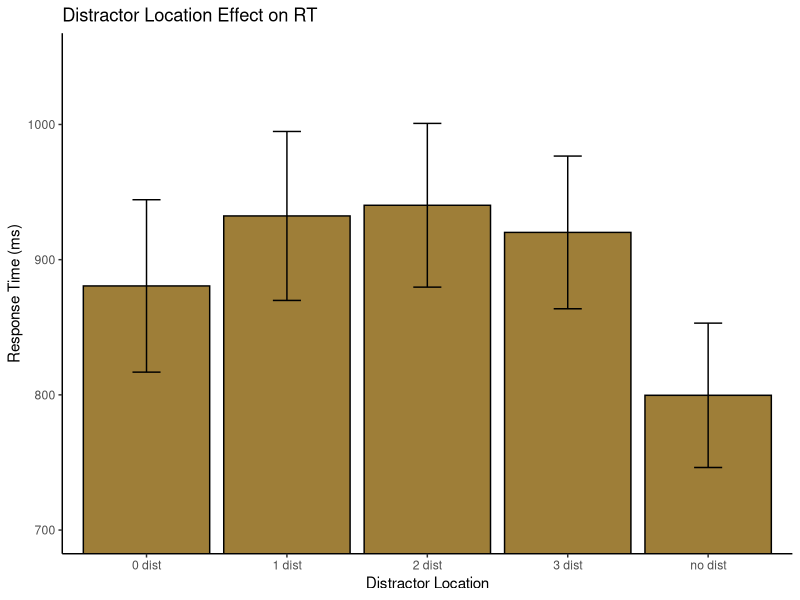

Source code (R):
## ---- chunk 1
library(tidyverse) 
library(tidyr)
library(rstatix)
## ---- chunk 2

pilot <- read_csv("p01/data/pilot_final.csv", show_col_types = FALSE)
  
## ---- chunk 3
pilot$relative_hp_dist[pilot$relative_hp_dist == 10] <- "no dist"
pilot$relative_hp_dist[pilot$relative_hp_dist == 0] <- "0 dist"
pilot$relative_hp_dist[pilot$relative_hp_dist == 1] <- "1 dist"
pilot$relative_hp_dist[pilot$relative_hp_dist == 2] <- "2 dist"
pilot$relative_hp_dist[pilot$relative_hp_dist == 3] <- "3 dist"

pilot$RT <- pilot$RT *1000
## ---- chunk 4

dist_means <- pilot %>%
  group_by(relative_hp_dist) %>%
  filter(acc==100) %>%
  summarize(mean_rts=mean(RT),
            sd_rt=sd(RT),
            n_rt=21,
            se=sd_rt/sqrt(n_rt),
            upper_limit=mean_rts+se,
            lower_limit=mean_rts-se
  )
dist_means

## ---- chunk 5
ggplot(data = dist_means, aes(x = relative_hp_dist, y = mean_rts)) +
  geom_bar(stat = "identity", fill="#9E7E38", color='#000000') +
  geom_errorbar(aes(ymin=lower_limit, ymax=upper_limit), width=0.2)+
  coord_cartesian(ylim = c(700,1050))+
  theme_classic()+
  labs(x = "Distractor Location", y = "Response Time (ms)")+
  labs(title = "Distractor Location Effect on RT")
  
## ---- chunk 6

space <- pilot %>%
  group_by(ID, relative_hp_dist) %>%
  filter(acc==100) %>%
  summarize(rts = mean(RT),
            )
space
  
